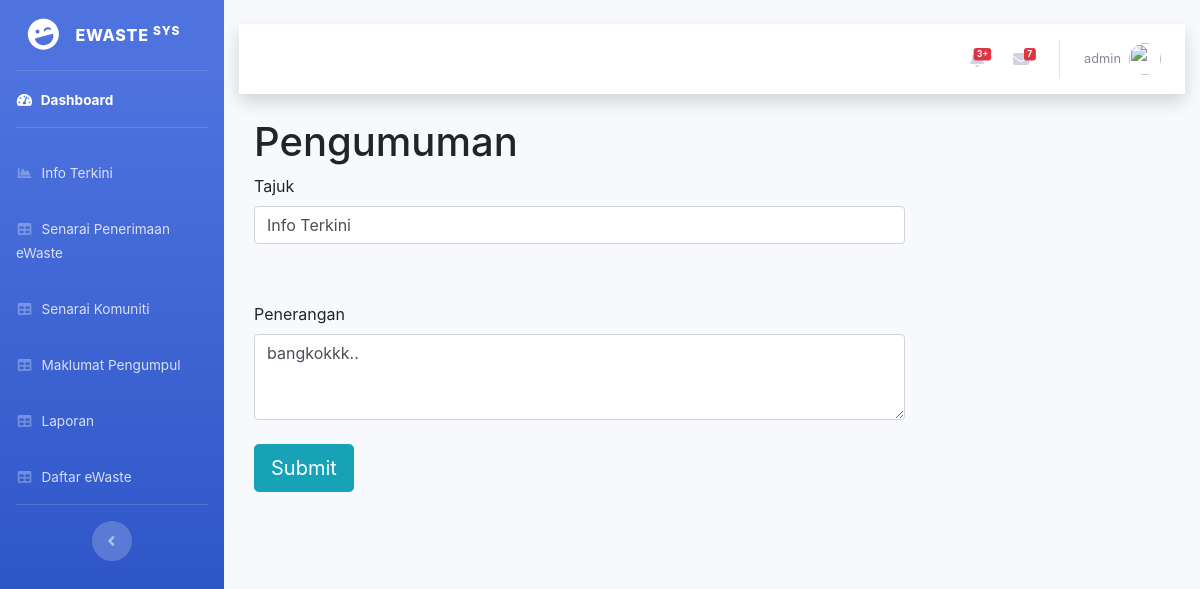
Page /admin/announcement.php (signed in) on the committed database.
### tables this page shows
CREATE TABLE `users` (
  `id` int(10) NOT NULL,
  `username` varchar(50) NOT NULL,
  `password` varchar(50) NOT NULL,
  `useremail` varchar(50) NOT NULL,
  `userrole` varchar(50) NOT NULL
);

CREATE TABLE `announce` (
  `id` int(11) NOT NULL,
  `title` varchar(1000) NOT NULL,
  `des` varchar(1000) NOT NULL
);

### admin/announcement.php (the view, shortened to what this page needs)
<?php
	include("database/db_conection.php");
  $username = $_SESSION['username'];
  $sqlk = "SELECT * FROM users WHERE username='$username' and userrole='admin'";
  $hasil = mysqli_query($dbcon,$sqlk);
  $berjaya = mysqli_fetch_array($hasil);
include('includes/header.php');
include('includes/navbar.php');
  ?>
    <div id="content-wrapper" class="d-flex flex-column">
      <div id="content">
        <div class="container-fluid">
<html>
<head>
</head>
<body>
<?PHP
include('includes/top-navbar.php');
?>
<div class="container">
    <h1 class="well">Pengumuman</h1>
	<div class="col-lg-12 well">
	<div class="row">
	<br>
				<form method="POST">
					<div class="col-sm-12">
						<div class="row">
								<?PHP
								$hsn=mysqli_query($dbcon,"select * from announce where id='1'");
								$jhs=mysqli_fetch_array($hsn);
								?>
								<label>Tajuk</label>
								<input type="text" name="title" required value="<?PHP echo $jhs['title']; ?>" placeholder="Enter First Name Here.." class="form-control">
							<br><br><br><br>
								<label>Penerangan</label>
							<textarea name="des" placeholder="" rows="3" class="form-control" required><?PHP echo $jhs['des']; ?></textarea>
							</div>
						</div>
					<br>
					<input type="submit" name="submit" value="Submit" class="btn btn-lg btn-info">
				</form>
				</div>
	</div>
	</div>
	</body>
</html>
        </div>
      </div>

### admin/includes/top-navbar.php (shortened to what this page needs)
<nav class="navbar navbar-expand navbar-light bg-white topbar mb-4 static-top shadow">
        <ul class="navbar-nav ml-auto">
          <li class="nav-item dropdown no-arrow mx-1">
            <a class="nav-link dropdown-toggle" href="#" id="alertsDropdown" role="button" data-toggle="dropdown" aria-haspopup="true" aria-expanded="false">
              <span class="badge badge-danger badge-counter">3+</span>
            </a>
          </li>
          <li class="nav-item dropdown no-arrow mx-1">
            <a class="nav-link dropdown-toggle" href="#" id="messagesDropdown" role="button" data-toggle="dropdown" aria-haspopup="true" aria-expanded="false">
              <i class="fas fa-envelope fa-fw"></i>
              <span class="badge badge-danger badge-counter">7</span>
            </a>
          </li>
          <li class="nav-item dropdown no-arrow">
            <a class="nav-link dropdown-toggle" href="#" id="userDropdown" role="button" data-toggle="dropdown" aria-haspopup="true" aria-expanded="false">
              <span class="mr-2 d-none d-lg-inline text-gray-600 small"><?PHP echo $berjaya['username'];?></span>
              <img class="img-profile rounded-circle" src="https://source.unsplash.com/QAB-WJcbgJk/60x60">
            </a>
          </li>
        </ul>
      </nav>

### rows in the picture
users: username "admin"
announce: title "Info Terkini", des "bangkokkk.."
